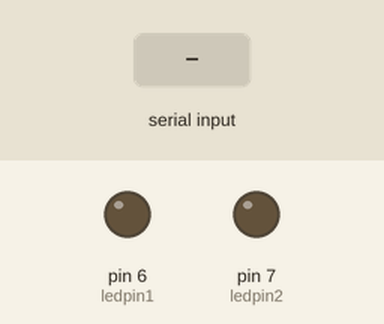
A sketch run on a simulated Arduino Uno, built with avr-gcc and run on an emulated ATmega328P. Shown: output pins drawn as LEDs (lit = HIGH). The inputs (shaded band) are chosen by the test bench.

Above: at 1.2 s.
1.3 s: "a" received over Serial
At 2.3 s:
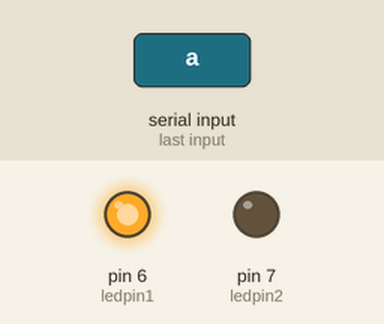
2.8 s: "b" received over Serial
At 3.4 s:
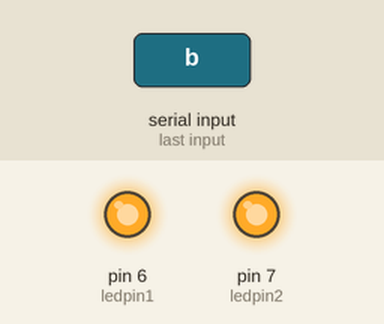
4.3 s: "a" received over Serial
At 4.6 s:
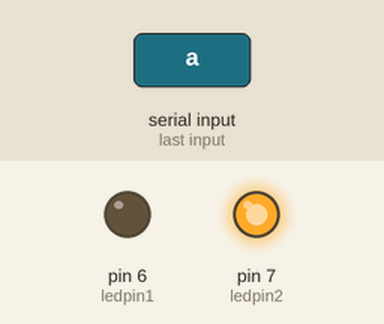
Timing chart, 0 to 7.3 s (numbered marks = the images above; inputs shaded):
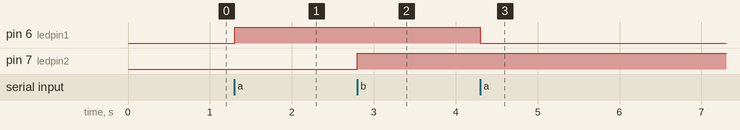

Measured:
- after the input at 1.3 s, pin 6 (ledpin1): LOW → HIGH at once
- after the input at 2.8 s, pin 7 (ledpin2): LOW → HIGH at once
- after the input at 4.3 s, pin 6 (ledpin1): HIGH → LOW at once

The sketch:

led_control_arduino.ino
```cpp
const int ledpin1 = 6;
const int ledpin2 = 7;

int ledstate1 = 0;
int ledstate2 = 0;

void setup() {
  Serial.begin(9600);

  pinMode(ledpin1, OUTPUT);
  pinMode(ledpin2, OUTPUT);

  digitalWrite(ledpin1, LOW);
  digitalWrite(ledpin2, LOW);
}

void loop() {
  char leddata;

  if(Serial.available()){

    leddata = Serial.read();

    if(leddata == 'a') {
      if(ledstate1 == 0) {
        digitalWrite(ledpin1, HIGH);
        ledstate1 = 1;
      }
      else {
        digitalWrite(ledpin1, LOW);
        ledstate1 = 0;
      }
    }
    else if(leddata == 'b') {
      if(ledstate2 == 0) {
        digitalWrite(ledpin2, HIGH);
        ledstate2 = 1;
      }
      else {
        digitalWrite(ledpin2, LOW);
        ledstate2 = 0;
      }
    }
    delay(50);
  }
}
```
